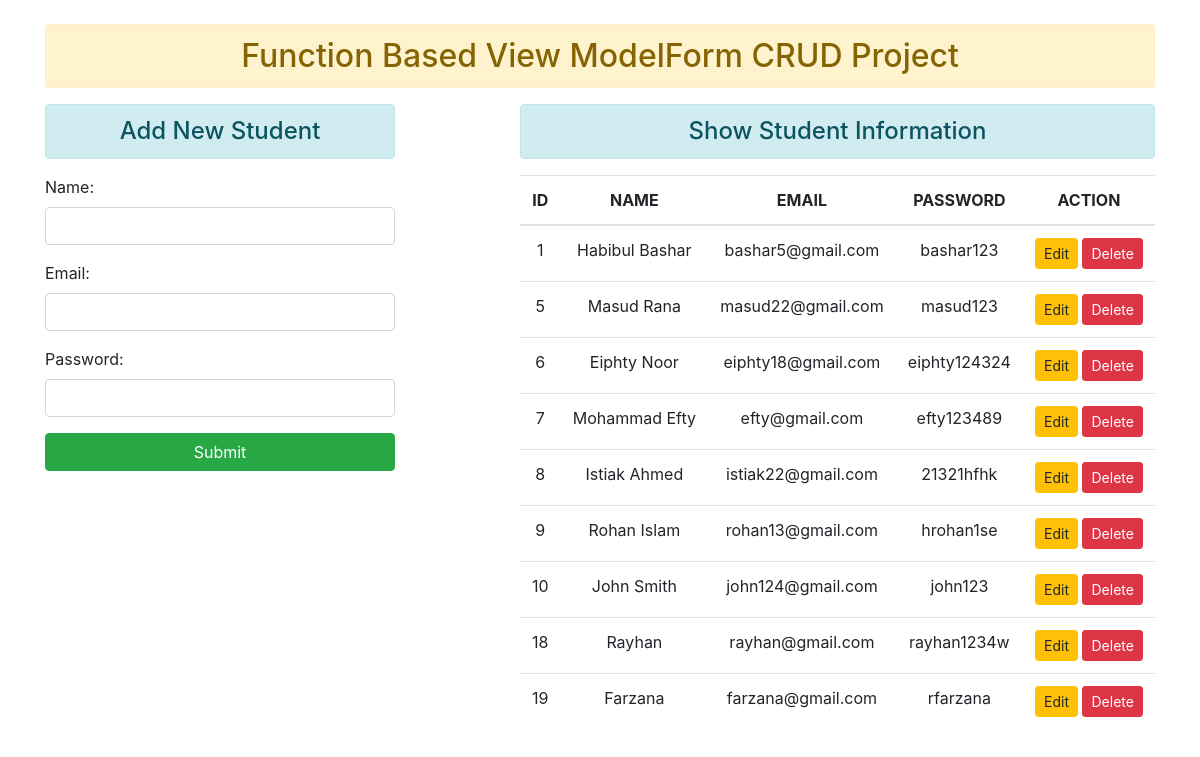
The page / on the database its author committed.
### crudapp/models.py (models this page shows)
class User(models.Model):
    name = models.CharField(max_length=70)
    email = models.EmailField(max_length=100)
    password = models.CharField(max_length=100)

### crudapp/views.py (the view)
# urls.py: path('',views.add_show, name='home'),
def add_show(request):
    if request.method == 'POST':
        fm = StudentRegistration(request.POST)
        if fm.is_valid():
            nm = fm.cleaned_data['name']
            em = fm.cleaned_data['email']
            pw = fm.cleaned_data['password']
            reg = User(name=nm, email=em, password=pw)
            reg.save()
            fm = StudentRegistration()
            messages.success(request,'Data insert successful')
    else:
        fm = StudentRegistration()
    stud = User.objects.all()
    return render(request,'home.html', {'form':fm,'stu':stud})

### crudapp/forms.py
class StudentRegistration(forms.ModelForm):
    class Meta:
        model = User
        fields = "__all__"
        widgets = {
            'name': forms.TextInput(attrs={'class':'form-control'}),
            'email': forms.EmailInput(attrs={'class':'form-control'}),
            'password': forms.PasswordInput(render_value=True,  attrs={'class':'form-control'}),
        }

### crudapp/templates/home.html (shortened to what this page needs)
{% extends 'base.html' %}
{% block content %}
    <div class='row'>
        <div class='col-sm-4'>
            <h4 class='alert alert-info text-center'>Add New Student</h4>
            <form action="" method="post" novalidate>
                {{form.as_p}}
                <input type="submit" value="Submit" class='btn btn-success btn-block'>
            </form>
        </div>
        <div class='col-sm-7 offset-1'>
            <h4 class='alert alert-info text-center'>Show Student Information</h4>
            {% if stu %}
                <table class='table table-hover'>
                    <thead class='text-center'>
                        <tr>
                            <th>ID</th>
                            <th>NAME</th>
                            <th>EMAIL</th>
                            <th>PASSWORD</th>
                            <th>ACTION</th>
                        </tr>
                        {% for st in stu %}
                        <tr>
                            <td scope='row'>{{st.id}}</td>
                            <td>{{st.name}}</td>
                            <td>{{st.email}}</td>
                            <td>{{st.password}}</td>
                            <td>
                                <a href="{% url 'updatedata' st.id %}" class='btn btn-warning btn-sm'>Edit</a>
                                <form action=" {% url 'deletedata' st.id %} " method="POST" class='d-inline'>
                                    <input onclick="return confirm('Are you sure want to delete this user?');" type="submit" class ='btn btn-danger btn-sm' value="Delete">
                                </form>
                            </td>
                        </tr>
                        {% endfor %}
                    </thead>
                </table>
            {% else %}
                <h5>Database Empty</h5>
            {% endif %}
        </div>
    </div>
{% endblock content %}

### crudapp/templates/base.html (shortened to what this page needs)
{% load static %}
<!DOCTYPE html>
<html lang="en">
<head>
    <link rel="stylesheet" href="{% static 'css/bootstrap.css' %}">
</head>
<body>
    <div class="container mt-4">
        <h2 class='text-center alert alert-warning'>Function Based View ModelForm CRUD Project</h2>
        {% block content %} {% endblock content %}
    </div>
</body>
</html>

### rows shown on the page
User: id "1", name "Habibul Bashar", email "bashar5@gmail.com", password "bashar123"
User: id "5", name "Masud Rana", email "masud22@gmail.com", password "masud123"
User: id "6", name "Eiphty Noor", email "eiphty18@gmail.com", password "eiphty124324"
User: id "7", name "Mohammad Efty", email "efty@gmail.com", password "efty123489"
User: id "8", name "Istiak Ahmed", email "istiak22@gmail.com", password "21321hfhk"
User: id "9", name "Rohan Islam", email "rohan13@gmail.com", password "hrohan1se"
User: id "10", name "John Smith", email "john124@gmail.com", password "john123"
User: id "18", name "Rayhan", email "rayhan@gmail.com", password "rayhan1234w"
User: id "19", name "Farzana", email "farzana@gmail.com", password "rfarzana"
